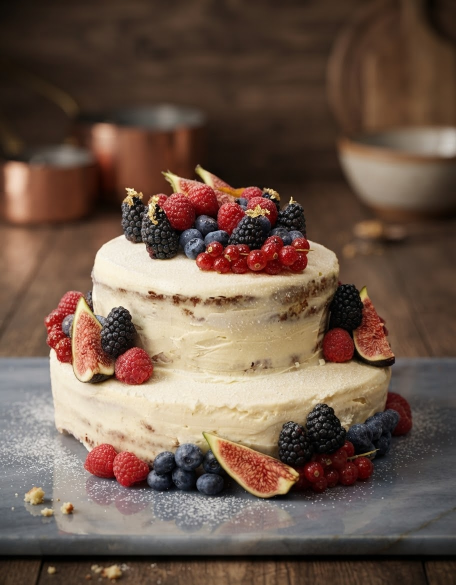
#> input picture maison-suzi/assets/photos/source/85c3de25-IMG_9758.jpeg, 912 x 1169 px (shown at 1/2 size)
$ python process_photos.py
#> lines starting #> are read from the running program, lines starting #| are printed output that depends on the picture
#> further down, im is the input picture: PIL image 912x1169 RGB; mean R, G, B 109.7, 88.1, 74.5
#!/usr/bin/env python3
"""Dev-time only: color-grade and export the client's real product photos as WebP.
Not shipped to production; assets/img/*.webp are the deliverable."""
import os
from PIL import Image, ImageEnhance, ImageOps, ImageFilter

SRC = os.path.join(os.path.dirname(__file__), "..", "assets", "photos", "source")
DST = os.path.join(os.path.dirname(__file__), "..", "assets", "img")
os.makedirs(DST, exist_ok=True)

# (source filename, output name, max long-edge px, quality)
JOBS = [
    ("85c3de25-IMG_9758.jpeg", "naked-cake.webp", 1800, 82),
    ("804579f1-IMG_9334.png", "eclair.webp", 1300, 82),
    ("e0848a78-IMG_9756.jpeg", "tiramisu.webp", 1300, 82),
    ("e8a8c7c5-cheesecake-kinder.jpg", "cheesecake-kinder.webp", 1300, 82),
    ("55c7c4ee-IMG_9753.jpeg", "tartaletas.webp", 1600, 82),
    ("70bbcfb7-IMG_9759.jpeg", "cheesecake.webp", 1300, 82),
    ("f7043d41-IMG_9754.jpeg", "vasito-frambuesa.webp", 1300, 82),
]

def grade(im: Image.Image) -> Image.Image:
    im = ImageOps.exif_transpose(im).convert("RGB")
    # Subtle warmth shift toward the site's gold/chocolate palette
    r, g, b = im.split()
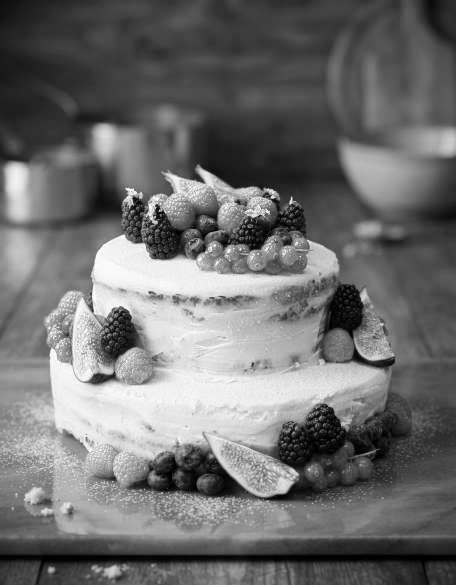
#> r: PIL image 912x1169 L (shown at 1/2 size); min 0, max 255, mean 109.7
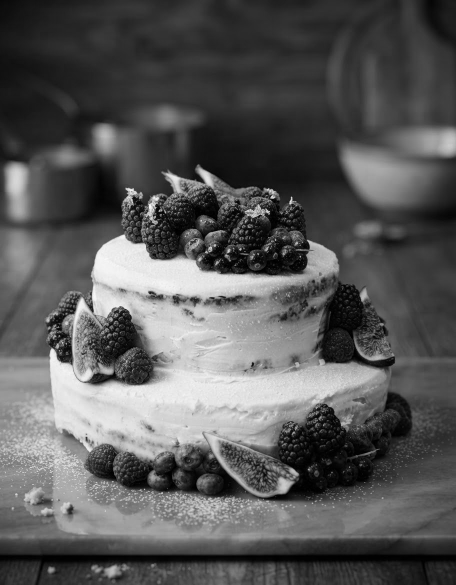
#> g: PIL image 912x1169 L (shown at 1/2 size); min 0, max 255, mean 88.1
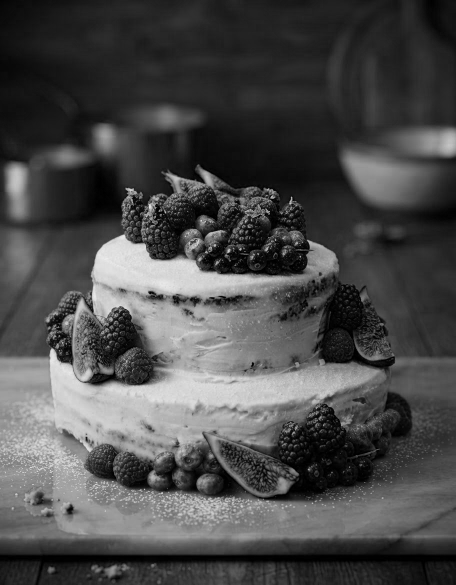
#> b: PIL image 912x1169 L (shown at 1/2 size); min 0, max 246, mean 74.5
    r = r.point(lambda v: min(255, int(v * 1.035)))
    b = b.point(lambda v: int(v * 0.965))
    im = Image.merge("RGB", (r, g, b))
    im = ImageEnhance.Contrast(im).enhance(1.08)
    im = ImageEnhance.Color(im).enhance(1.14)
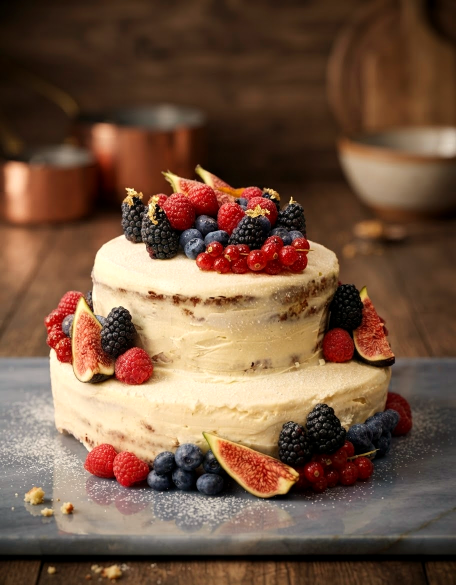
#> im: PIL image 912x1169 RGB (shown at 1/2 size); mean R, G, B 116.2, 86, 65.6
    im = ImageEnhance.Brightness(im).enhance(1.02)
    im = im.filter(ImageFilter.UnsharpMask(radius=1.4, percent=60, threshold=2))
    return im

def resize_cap(im: Image.Image, max_edge: int) -> Image.Image:
#> called with max_edge = 1800
    w, h = im.size
#> w = 912; h = 1169
    if max(w, h) <= max_edge:
        return im
    if w >= h:
        nw, nh = max_edge, round(h * max_edge / w)
    else:
        nh, nw = max_edge, round(w * max_edge / h)
    return im.resize((nw, nh), Image.LANCZOS)

# Manual pre-crop boxes (left, top, right, bottom) to trim distracting background
# elements (e.g. a knife block, or an exported numbered label badge) before grading.
_badge = lambda w, h: (0, 135, w, h)  # top-left "0N" label badge on the AI-enhanced set
# The new tiramisu shot is a wide row of 7 cups; tighten to the center few so the
# site's portrait (4:5) crops read as an intentional close shot, not a random sliver.
_center_narrow = lambda w, h: (int(w * 0.21), 0, int(w * 0.79), h)
# The Kinder-cheesecake shot has a lot of empty table/wall above the plate; trim
# down to the plate itself so the product reads as a tight, intentional shot.
_kinder_tight = lambda w, h: (int(w * 0.03), int(h * 0.28), int(w * 0.99), int(h * 0.99))
PRECROP_FN = {
    "3f5b719e-IMG_9330.jpeg": _badge,
    "f2ea3e5d-IMG_9331.jpeg": _badge,
    "ab6cabca-IMG_9333.jpeg": _badge,
    "70f31e25-IMG_9329.jpeg": _badge,
    "e0848a78-IMG_9756.jpeg": _center_narrow,
    "e8a8c7c5-cheesecake-kinder.jpg": _kinder_tight,
}

for src_name, out_name, max_edge, quality in JOBS:
    src_path = os.path.join(SRC, src_name)
    im = Image.open(src_path)
    im = ImageOps.exif_transpose(im).convert("RGB")
    if src_name in PRECROP_FN:
        im = im.crop(PRECROP_FN[src_name](*im.size))
    im = grade(im)
    im = resize_cap(im, max_edge)
    out_path = os.path.join(DST, out_name)
    im.save(out_path, "WEBP", quality=quality, method=6)
    kb = os.path.getsize(out_path) / 1024
    print(f"{out_name}: {im.size[0]}x{im.size[1]} -> {kb:.0f} KB")
#| naked-cake.webp: 912x1169 -> 115 KB
#> pass 2 of the loop `for src_name, out_name, max_edge, quality in JOBS:`:
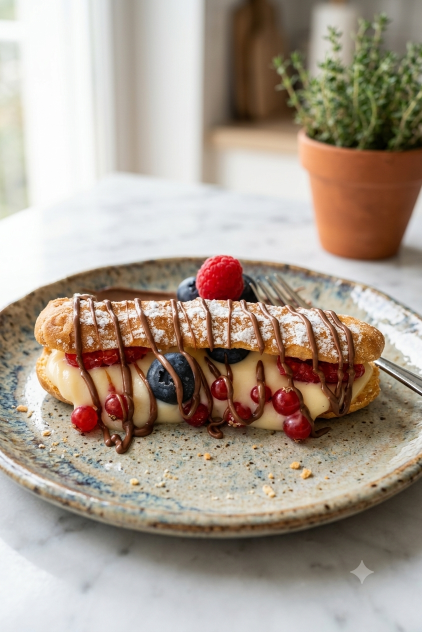
#> input picture maison-suzi/assets/photos/source/804579f1-IMG_9334.png, 844 x 1264 px (shown at 1/2 size)
#> im is the input picture: PIL image 844x1264 RGB; mean R, G, B 169.2, 155.4, 142
#> g: PIL image 844x1264 L
#> in grade (call 2), `r, g, b = im.split()`:
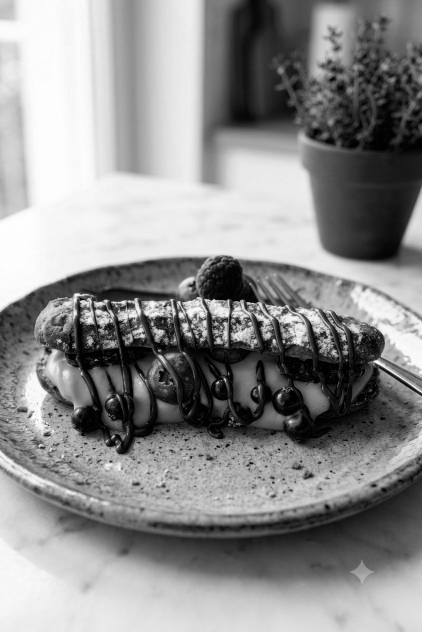
#> b: PIL image 844x1264 L (shown at 1/2 size); min 0, max 255, mean 142
#> in grade (call 2), `im = ImageEnhance.Color(im).enhance(1.14)`:
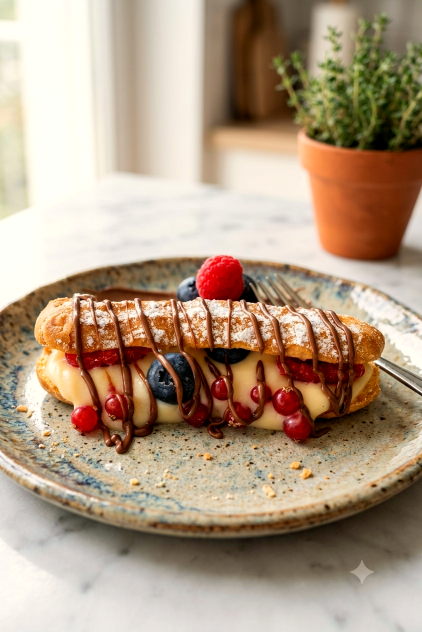
#> im: PIL image 844x1264 RGB (shown at 1/2 size); mean R, G, B 176.3, 153.7, 131.2
#| eclair.webp: 844x1264 -> 112 KB
#> pass 3 of the loop `for src_name, out_name, max_edge, quality in JOBS:`:
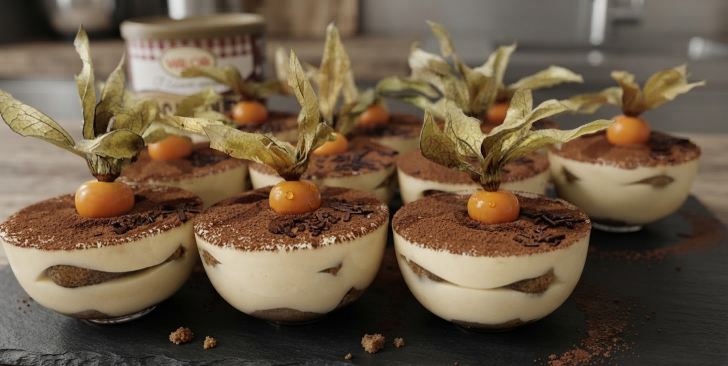
#> input picture maison-suzi/assets/photos/source/e0848a78-IMG_9756.jpeg, 1456 x 732 px (shown at 1/2 size)
#> im is the input picture: PIL image 1456x732 RGB; mean R, G, B 107.8, 89.8, 68.4
#> g: PIL image 845x732 L
#> in grade (call 3), `r, g, b = im.split()`:
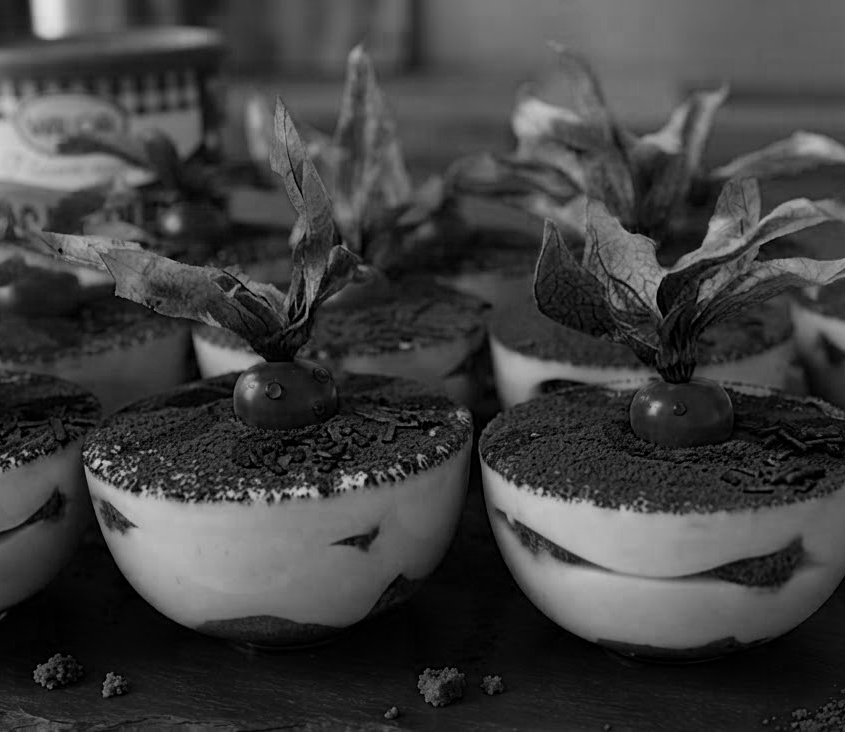
#> b: PIL image 845x732 L; min 0, max 229, mean 64.5
#> in grade (call 3), `im = ImageEnhance.Brightness(im).enhance(1.02)`:
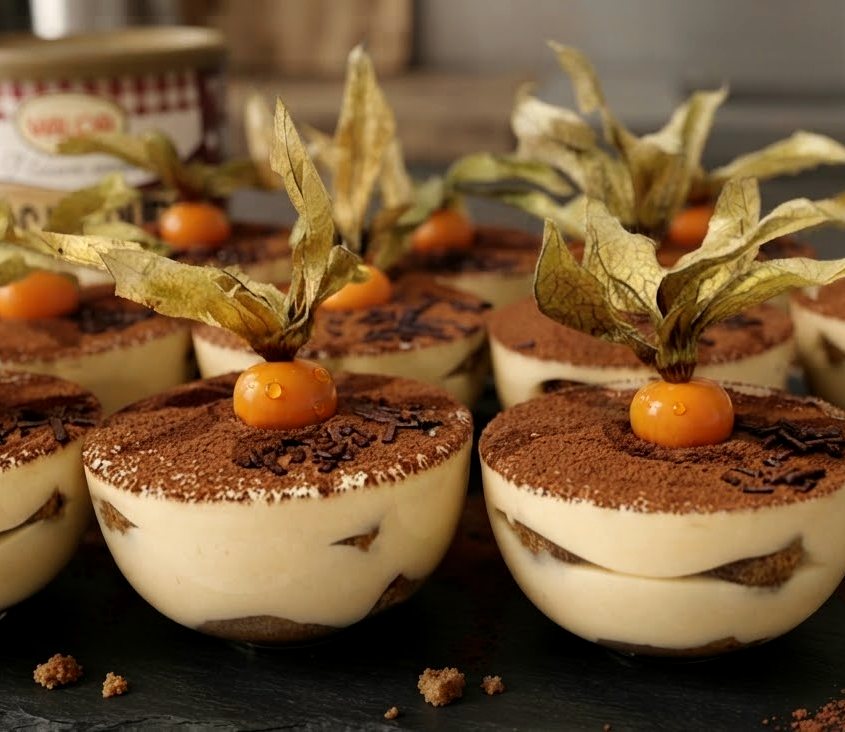
#> im: PIL image 845x732 RGB; mean R, G, B 118.5, 88.4, 54.7
#| tiramisu.webp: 845x732 -> 70 KB
#> (the run stopped early here; a loop or call above may not have finished)
